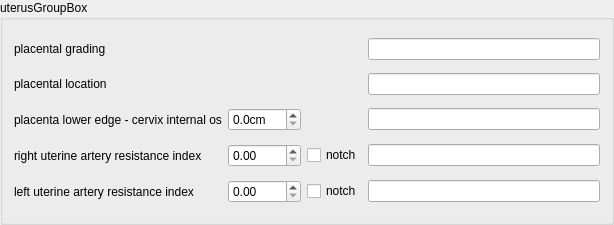
  <widget class="QGroupBox" name="uterusGroupBox">
   <property name="geometry">
    <rect>
     <x>9</x>
     <y>380</y>
     <width>614</width>
     <height>225</height>
    </rect>
   </property>
   <property name="title">
    <string>uterusGroupBox</string>
   </property>
   <layout class="QGridLayout" name="gridLayout_5">
    <item row="0" column="0">
     <widget class="QLabel" name="placentalGradingLabel">
      <property name="text">
       <string>placental grading</string>
      </property>
     </widget>
    </item>
    <item row="0" column="1">
     <layout class="QHBoxLayout" name="placentalGradingRadioLayout"/>
    </item>
    <item row="0" column="3">
     <widget class="QLineEdit" name="placentalGradingLineEdit"/>
    </item>
    <item row="1" column="0">
     <widget class="QLabel" name="placentalLocalizationLabel">
      <property name="text">
       <string>placental location</string>
      </property>
     </widget>
    </item>
    <item row="1" column="1">
     <layout class="QHBoxLayout" name="placentalLocalizationRadioLayout"/>
    </item>
    <item row="1" column="3">
     <widget class="QLineEdit" name="placentalLocalizationLineEdit"/>
    </item>
    <item row="2" column="0">
     <widget class="QLabel" name="placentaCervixDistanceLabel">
      <property name="text">
       <string>placenta lower edge - cervix internal os</string>
      </property>
     </widget>
    </item>
    <item row="2" column="1">
     <widget class="QDoubleSpinBox" name="placentaCervixDistanceDoubleSpinBox">
      <property name="suffix">
       <string>cm</string>
      </property>
      <property name="decimals">
       <number>1</number>
      </property>
     </widget>
    </item>
    <item row="2" column="3">
     <widget class="QLineEdit" name="placentaCervixDistanceLineEdit"/>
    </item>
    <item row="3" column="0">
     <widget class="QLabel" name="rightUterineArteryLabel">
      <property name="text">
       <string>right uterine artery resistance index</string>
      </property>
      <property name="wordWrap">
       <bool>true</bool>
      </property>
     </widget>
    </item>
    <item row="3" column="1">
     <widget class="QDoubleSpinBox" name="rightUterineArteryDoubleSpinBox">
      <property name="maximum">
       <double>1.000000000000000</double>
      </property>
     </widget>
    </item>
    <item row="3" column="2">
     <widget class="QCheckBox" name="rightUterineArteryNotchCheckBox">
      <property name="text">
       <string>notch</string>
      </property>
     </widget>
    </item>
    <item row="3" column="3">
     <widget class="QLineEdit" name="rightUterineArteryLineEdit"/>
    </item>
    <item row="4" column="0">
     <widget class="QLabel" name="leftUterineArteryLabel">
      <property name="text">
       <string>left uterine artery resistance index</string>
      </property>
      <property name="wordWrap">
       <bool>true</bool>
      </property>
     </widget>
    </item>
    <item row="4" column="1">
     <widget class="QDoubleSpinBox" name="leftUterineArteryDoubleSpinBox">
      <property name="maximum">
       <double>1.000000000000000</double>
      </property>
     </widget>
    </item>
    <item row="4" column="2">
     <widget class="QCheckBox" name="leftUterineArteryNotchCheckBox">
      <property name="text">
       <string>notch</string>
      </property>
     </widget>
    </item>
    <item row="4" column="3">
     <widget class="QLineEdit" name="leftUterineArteryLineEdit"/>
    </item>
   </layout>
  </widget>
